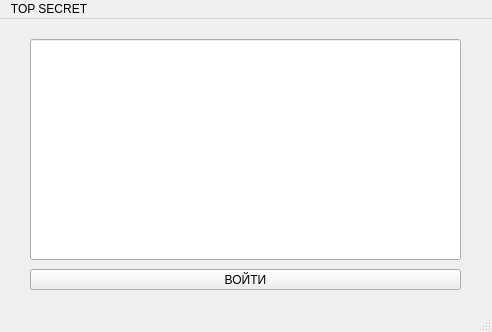
<?xml version="1.0" encoding="UTF-8"?>
<ui version="4.0">
 <class>MainWindow</class>
 <widget class="QMainWindow" name="MainWindow">
  <property name="geometry">
   <rect>
    <x>0</x>
    <y>0</y>
    <width>492</width>
    <height>332</height>
   </rect>
  </property>
  <property name="windowTitle">
   <string>MainWindow</string>
  </property>
  <widget class="QWidget" name="centralwidget">
   <widget class="QPushButton" name="pushButton">
    <property name="geometry">
     <rect>
      <x>30</x>
      <y>250</y>
      <width>431</width>
      <height>21</height>
     </rect>
    </property>
    <property name="sizePolicy">
     <sizepolicy hsizetype="Fixed" vsizetype="Maximum">
      <horstretch>0</horstretch>
      <verstretch>0</verstretch>
     </sizepolicy>
    </property>
    <property name="text">
     <string>ВОЙТИ</string>
    </property>
   </widget>
   <widget class="QLineEdit" name="pin">
    <property name="geometry">
     <rect>
      <x>30</x>
      <y>20</y>
      <width>431</width>
      <height>221</height>
     </rect>
    </property>
    <property name="font">
     <font>
      <pointsize>50</pointsize>
     </font>
    </property>
   </widget>
  </widget>
  <widget class="QMenuBar" name="menubar">
   <property name="geometry">
    <rect>
     <x>0</x>
     <y>0</y>
     <width>492</width>
     <height>20</height>
    </rect>
   </property>
   <widget class="QMenu" name="menuTOP_SECRET">
    <property name="title">
     <string>TOP SECRET</string>
    </property>
   </widget>
   <addaction name="menuTOP_SECRET"/>
  </widget>
  <widget class="QStatusBar" name="statusbar"/>
 </widget>
 <resources/>
 <connections/>
</ui>
